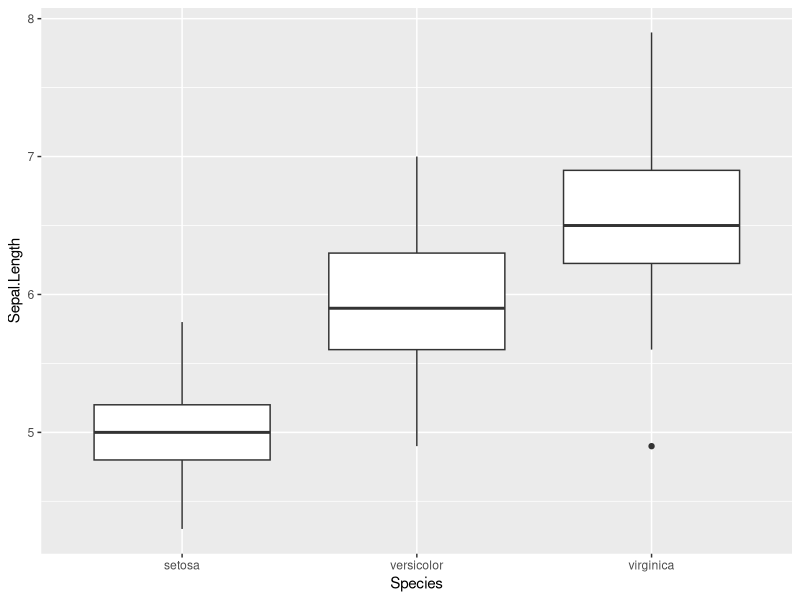
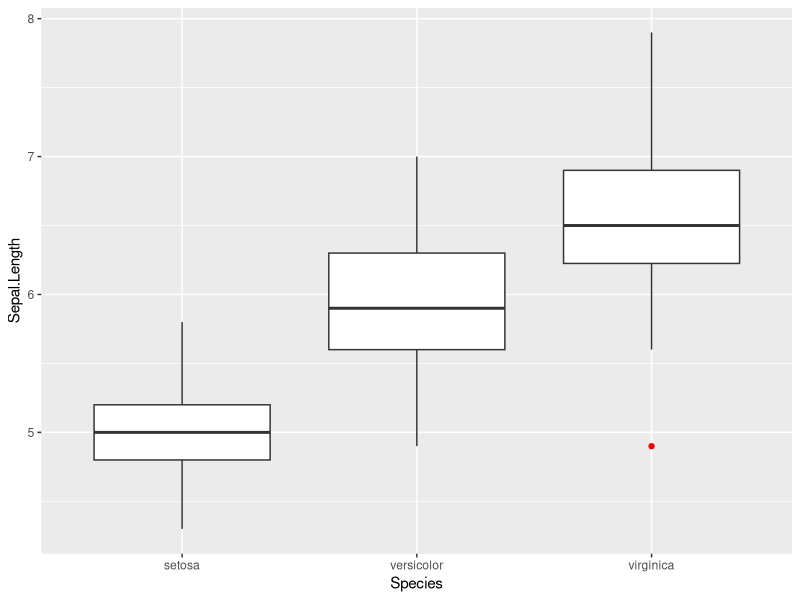
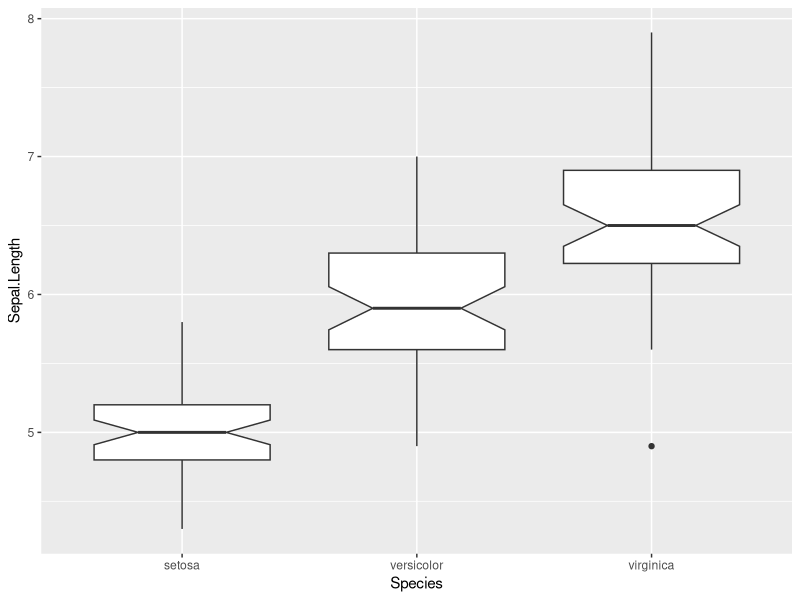
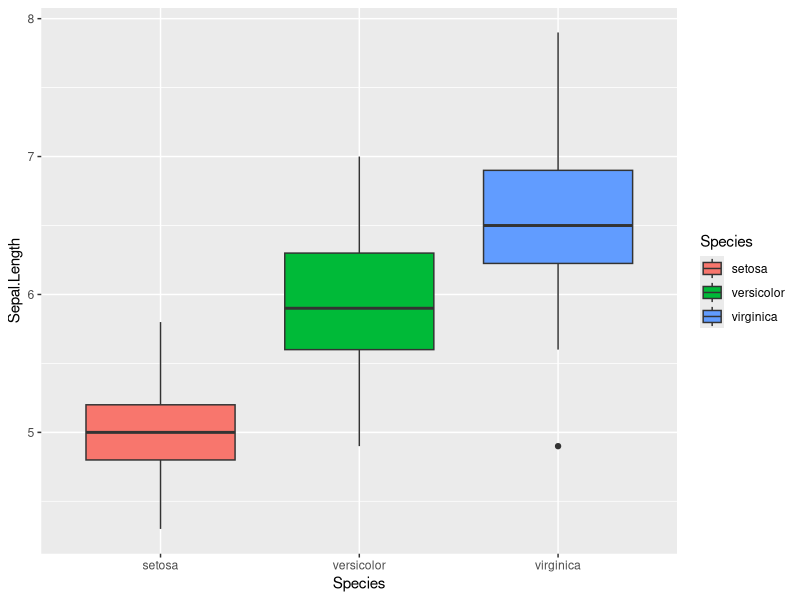
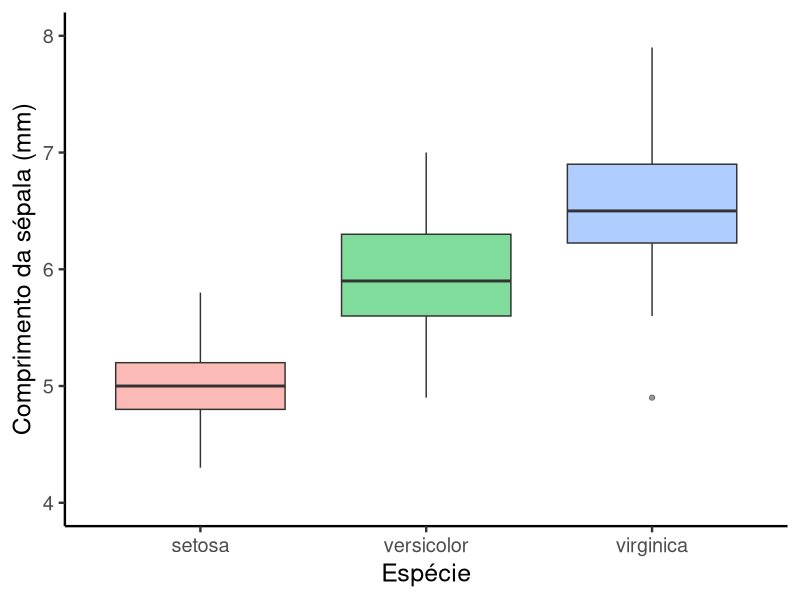

Source code (R) for these figures, in order:
## ---- chunk 1
library(ggplot2)
## ---- chunk 2
# Carrgue um banco de dados
data("iris")

# Boxplot
ggplot(iris, aes(y = Sepal.Length, x = Species)) +
  geom_boxplot()
## ---- chunk 3
ggplot(iris, aes(y = Sepal.Length, x = Species)) +
  geom_boxplot(outlier.color = "red")
## ---- chunk 4
ggplot(iris, aes(y = Sepal.Length, x = Species)) +
  geom_boxplot(notch = T)
## ---- chunk 5
# Histograma com cores para diferentes categorias com sobreposição
ggplot(iris, aes(y = Sepal.Length, x = Species, fill = Species)) +
  geom_boxplot() 
## ---- chunk 6
ggplot(iris, aes(y = Sepal.Length, x = Species, fill = Species)) +
  geom_boxplot(show.legend = F, alpha = .5) +
  scale_y_continuous(limits = c(4,8), breaks = seq(4,8,1)) +
  theme_classic(base_size = 18) +
  xlab("Espécie") + 
  ylab("Comprimento da sépala (mm)")
